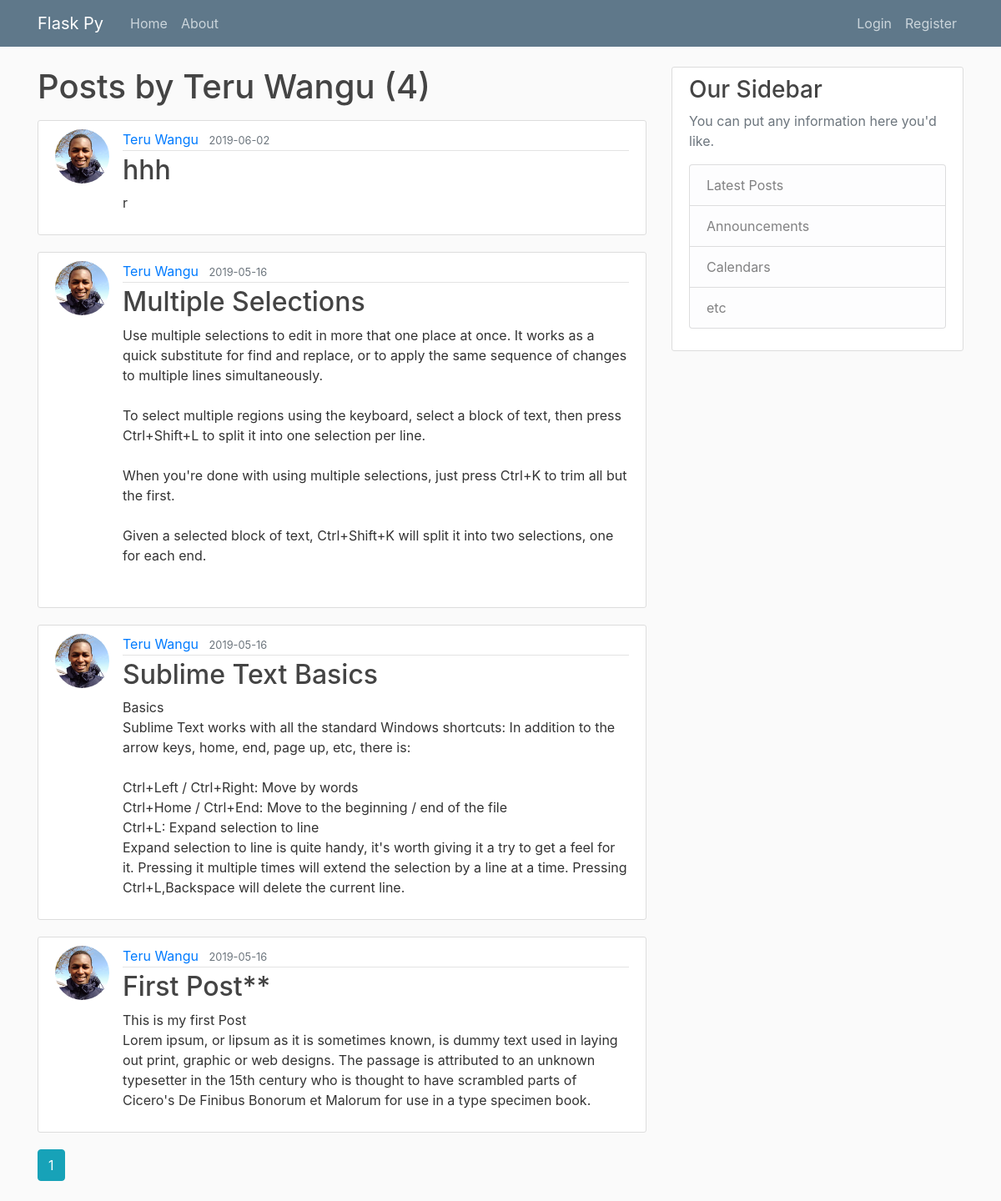
The page /user/Teru Wangu on the database as committed earlier.
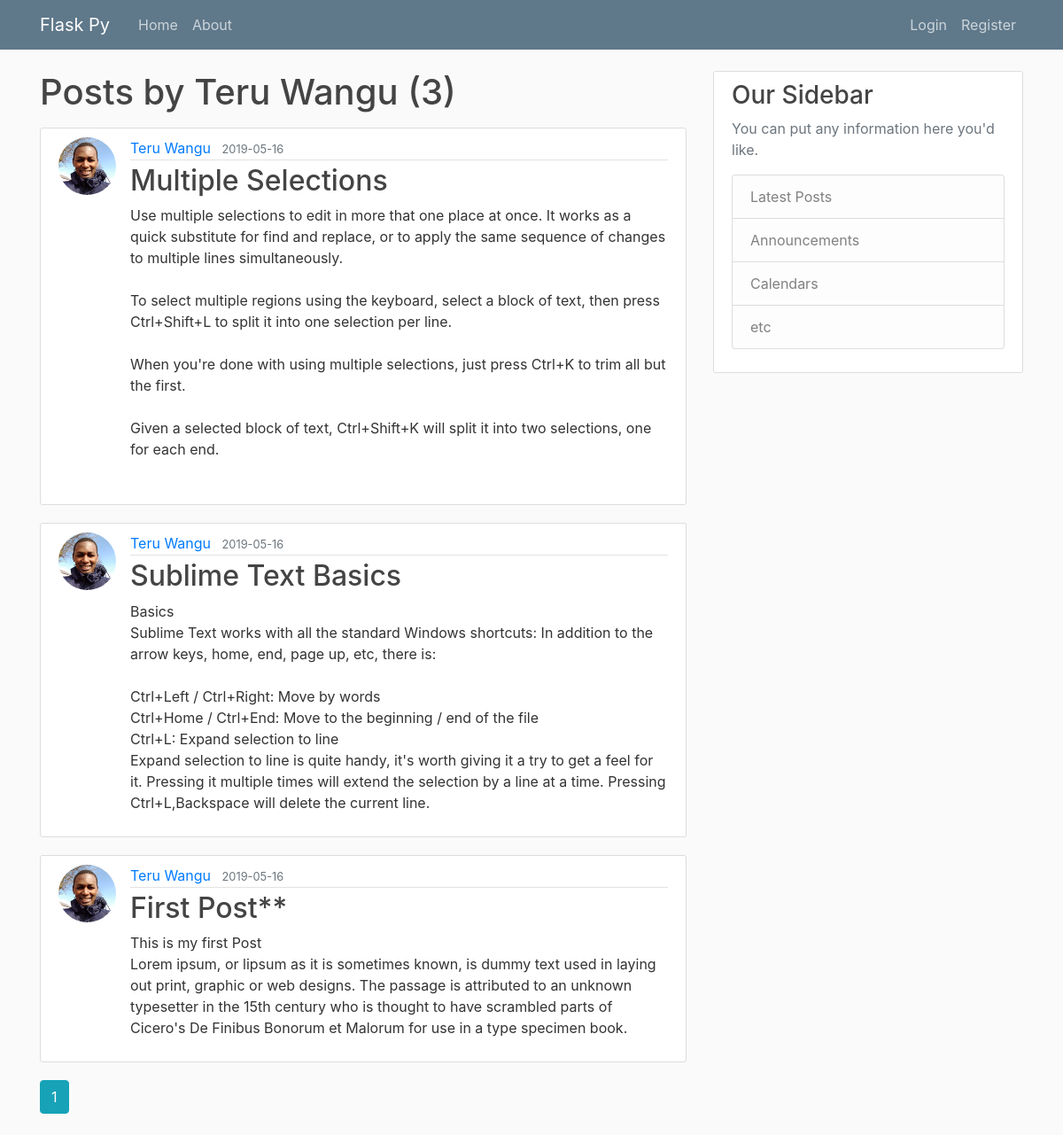
The same page on the database as committed later.
### flaskblog/models.py (models this page shows, shortened)
class Post(db.Model):
    id = db.Column(db.Integer, primary_key=True)
    title = db.Column(db.String(100), nullable=False)
    date_posted = db.Column(db.DateTime, nullable=False, default=datetime.utcnow)
    content = db.Column(db.Text, nullable=False)
    user_id = db.Column(db.Integer, db.ForeignKey('user.id'), nullable=False)

class User(db.Model, UserMixin):
    id = db.Column(db.Integer, primary_key=True)
    username = db.Column(db.String(20), unique=True, nullable=False)
    email = db.Column(db.String(120), unique=True, nullable=False)
    image_file = db.Column(db.String(20), nullable=False, default='default.jpg')
    password = db.Column(db.String(60), nullable=False)
    posts = db.relationship('Post', backref='author', lazy=True)

### flaskblog/users/routes.py (the view)
@users.route("/user/<string:username>")
def user_posts(username):
    page = request.args.get('page', 1, type=int)
    user = User.query.filter_by(username=username).first_or_404()
    posts = Post.query.filter_by(author=user)\
        .order_by(Post.date_posted.desc())\
        .paginate(page=page, per_page=5)
    return render_template('user_posts.html', posts=posts, user=user)

### flaskblog/templates/user_posts.html
{% extends "layout.html" %}
{% block content %}
    <h1 class="mb-3">Posts by {{ user.username }} ({{ posts.total }})</h1>
    {% for post in posts.items %}
        <article class="media content-section">
          <img class="rounded-circle article-img" src="{{ url_for('static', filename='profile_pics/' + post.author.image_file) }}">
          <div class="media-body">
            <div class="article-metadata">
              <a class="mr-2" href="{{ url_for('users.user_posts', username=post.author.username) }}">{{ post.author.username }}</a>
              <small class="text-muted">{{ post.date_posted.strftime('%Y-%m-%d') }}</small>
            </div>
            <h2><a class="article-title" href="{{ url_for('posts.post', post_id=post.id) }}">{{ post.title }}</a></h2>
            <p class="article-content">{{ post.content }}</p>
          </div>
        </article>
    {% endfor %}
    {% for page_num in posts.iter_pages(left_edge=1, right_edge=1, left_current=1, right_current=2) %}
      {% if page_num %}
        {% if posts.page == page_num %}
          <a class="btn btn-info mb-4" href="{{ url_for('users.user_posts', username=user.username, page=page_num) }}">{{ page_num }}</a>
        {% else %}
          <a class="btn btn-outline-info mb-4" href="{{ url_for('users.user_posts', username=user.username, page=page_num) }}">{{ page_num }}</a>
        {% endif %}
      {% else %}
        ...
      {% endif %}
    {% endfor %}
{% endblock content %}

Rows that differ between the two databases and show on the page:
no longer on this page (row edited): Post: image_file (picture), author.username "Teru Wangu", date_posted "2019-06-02", title "hhh", content "r"
Other text that changed with them:
{{ posts.total }}: "4" → "3"
